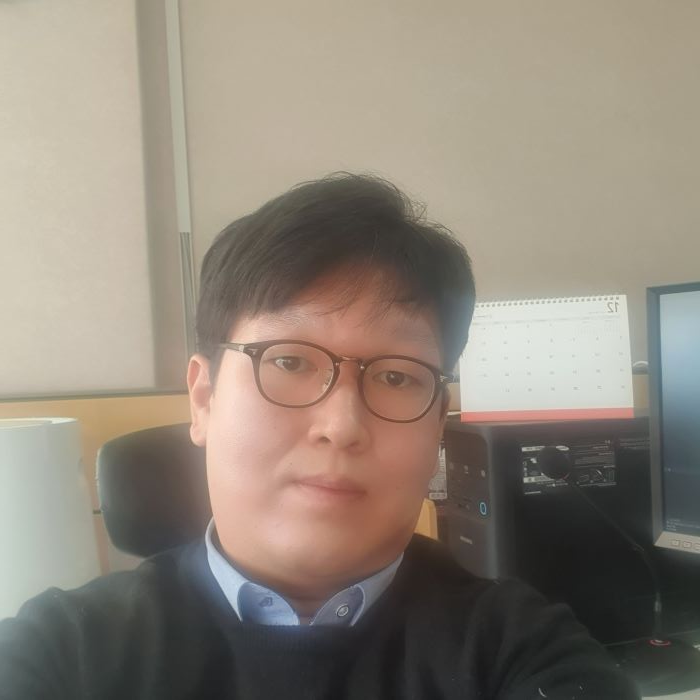
#> input picture image/my_face2.jpg, 700 x 700 px
$ python lib_detect.py
#> lines starting #> are read from the running program, lines starting #| are printed output that depends on the picture; after the words box and inside, x2 and y2 are one past the last pixel; in counts of white or black regions, pixels touching at a corner belong together
### util/CommUtils.py
import numpy as np, cv2

# 이미지 기울기 보정을 위한 함수
# 인자값1 : 원본이미지 / 인자값2 : 얼굴 중심 좌표 / 인자값3 : 양쪽 눈 중심좌표
# 결과값 : 보정된 이미지, 보정된 얼굴 중심 좌표
def doCorrectionImage(image, face_center, eye_centers):

    #양쪽 눈 좌표
    pt0, pt1 = eye_centers

    if pt0[0] > pt1[0]: pt0, pt1 = pt1, pt0

    # 두 좌표간 차분 계산
    dx, dy = np.subtract(pt1, pt0).astype(float)

    #역탄젠트로 기울기 계산
    angle = cv2.fastAtan2(dy, dx)

    # 계산된 기울기만큼 이미지 회전하기
    rot = cv2.getRotationMatrix2D(face_center, angle, 1)

    # 회전된 이미지를 원래 이미지 크기로 자르기
    size = image.shape[1::-1]

    # 보정된 이미지 생성
    correction_image = cv2.warpAffine(image, rot, size, cv2.INTER_CUBIC)

    # 눈 위치 보정
    eye_centers = np.expand_dims(eye_centers, axis=0)
    correction_centers = cv2.transform(eye_centers, rot)
    correction_centers = np.squeeze(correction_centers, axis=0)

    return correction_image, correction_centers

# 얼굴이미지로부터 상세 객체 탐지를 위한 함수
# 인자값1 : 얼굴 이미지 / 인자값2 : 얼굴 중심 좌표
# 결과값 : 윗머리, 귓밑머리, 입술, 얼굴 전체
def doDetectObject(face, center):
    w, h = face[2:4]
    center = np.array(center)

    # 얼굴영역 평균 비율
    # 얼굴 시작좌표 : 얼굴 증심으로부터 머리 시작좌표까지 평균 약 65%
    # 머리 끝 좌표 : 얼굴 증심으로부터 머리 끝좌표까지 평균 약 45%
    face_avg_rate = np.multiply((w,h), (0.45, 0.65))

    # 입술영역 평균 비율
    # 입술 시작좌표 : 입술 중심으로부터 얼굴높이의 평균 약 10%
    # 입술 끝 좌표 : 입술 증심으로부터 얼굴 너비의 평균 약 18%
    lib_avg_rate = np.multiply((w,h), (0.18, 0.1))

    # 얼굴 중심에서 머리 시작좌표로 이동
    pt1 = center - face_avg_rate

    # 얼굴 중심에서 머리 종료좌표로 이동
    pt2 = center + face_avg_rate

    # 얼굴 전체 영역
    face_all = roi(pt1, pt2-pt1)

    size = np.multiply(face_all[2:4], (1, 0.35))

    # 윗머리 영역
    face_up = roi(pt1, size)

    # 귀밑머리 영역
    face_down = roi(pt2-size, size)

    # 입술 중심 좌표(얼굴 중심의 약 30% 아래 위치함)
    lip_center = center + (0, h * 0.3)

    # 입술 중심에서 입술 시작좌표로 이동
    lip1 = lip_center - lib_avg_rate

    # 입술 중심에서 입술 끝좌표로 이동
    lip2 = lip_center + lib_avg_rate

    # 입술 영역
    lip = roi(lip1, lip2-lip1)

    return [face_up, face_down, lip, face_all]

# 이미지의 관심영역(ROI, Region of Interest)을 가져오기는 함수
# 인자값1 : 위치 / 인자값2 : 크기
# 결과값 : 영역 값
def roi(pt, size):
    return np.ravel([pt, size]).astype(int)

# 타원형으로 마스크 생성하는 함수
# 인자값1 : 원본 이미지 / 인자값2 : 세부 영역(윗머리, 귓밑머리, 입술, 얼굴 전체 중 하나)
# 인자값3 : 색상 / 인자값4 : 실선(사전 정의함)
# 결과값 : 타원형 마스크를 그린 이미지
# [15 lines left out: function draw_ellipse, not called in this run]

### lib_detect.py
# 생성한 CommUtils에 정의한 함수를 사용하기 위해 사용
from util.CommUtils import *

# 인식률을 높이기 위한 전처리
def preprocessing():
    # 분석하기 위한 이미지 불러오기
    image = cv2.imread("image/my_face2.jpg", cv2.IMREAD_COLOR)
#> image is the input picture: shape (700, 700, 3); mean B, G, R 121.1, 133.1, 142.7

    # 이미지가 존재하지 안으면, 에러 반환
    if image is None: return None, None

    # 이미지 크기 사이즈 변경하기
    image = cv2.resize(image, (700, 700))

    # 흑백사진으로 변경
    gray = cv2.cvtColor(image, cv2.COLOR_BGR2GRAY)
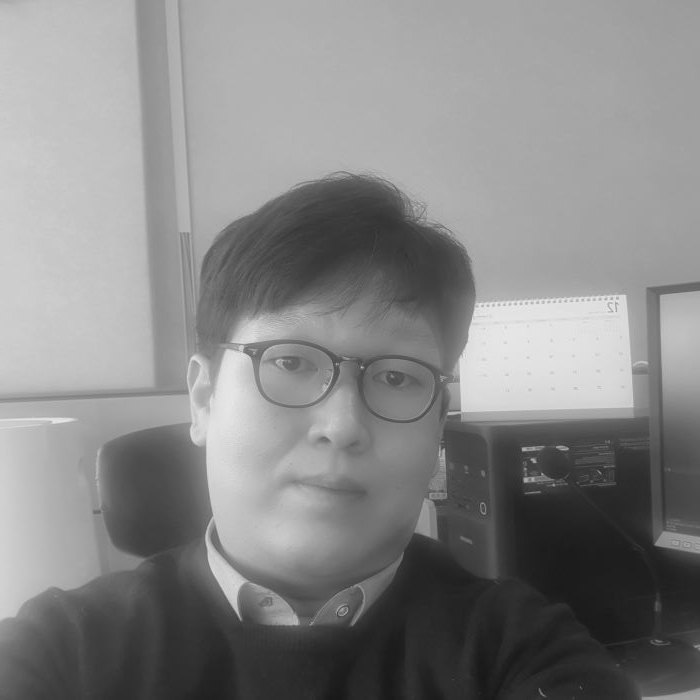
#> gray: shape (700, 700); min 23, max 236, mean 134.6

    # 변환한 흑백사진으로부터 히스토그램 평탄화
    gray = cv2.equalizeHist(gray)
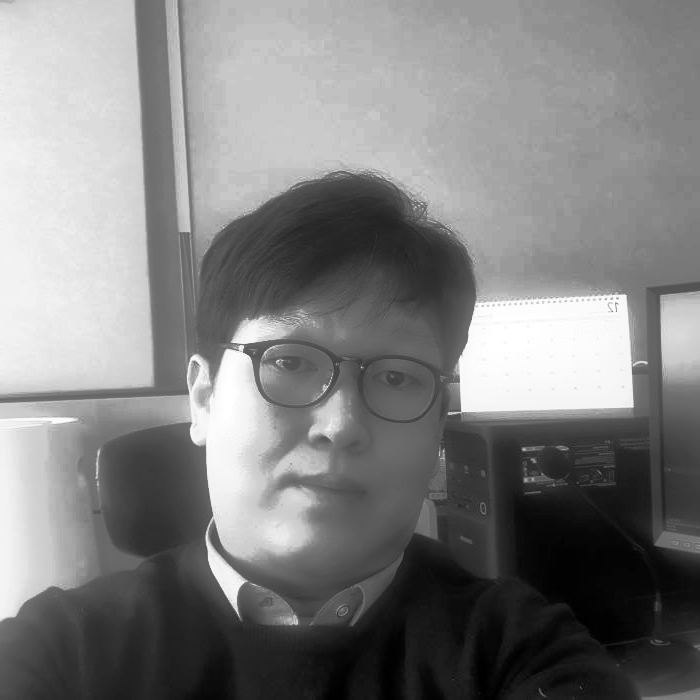
#> gray: shape (700, 700); min 0, max 255, mean 128.5

    return image, gray


# 학습된 얼굴 정면검출기 사용하기
face_cascade = cv2.CascadeClassifier("data/haarcascade_frontalface_alt2.xml")

# 학습된 눈 검출기 사용하기
eye_cascade = cv2.CascadeClassifier("data/haarcascade_eye_tree_eyeglasses.xml")

# 인식률을 높이기 위한 전처리 함수 호출
image, gray = preprocessing()  # 전처리

if image is None: raise Exception("영상 파일 읽기 에러")

# 얼굴 검출 수행(정확도 높이는 방법의 아래 파라미터를 조절함)
# 얼굴 검출은 히스토그램 평황화한 이미지 사용
# scaleFactor : 1.1
# minNeighbors : 인근 유사 픽셀 발견 비율이 2번 이상
# flags : 0 => 더이상 사용하지 않는 인자값
# 분석할 이미지의 최소 크기 : 가로 100, 세로 100
faces = face_cascade.detectMultiScale(gray, 1.1, 2, 0, (100, 100))
#> faces = [[171, 256, 301, 301]]

# 얼굴이 검출되었다면,
if faces.any():

    # 얼굴 위치 값을 가져오기
    x, y, w, h = faces[0]
#> x = 171; y = 256; w = 301; h = 301

    # 원본이미지로부터 얼굴영역 가져오기
    face_image = image[y:y + h, x:x + w]
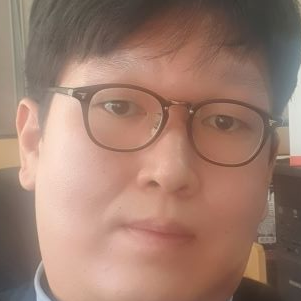
#> face_image: shape (301, 301, 3); mean B, G, R 110.1, 124.7, 157.8

    # 눈 검출 수행하기(정확도 높이는 방법의 아래 파라미터를 조절함)
    # 눈 검출은 얼굴 이미지 영역만 불러와 분석 수행
    # scaleFactor : 1.15
    # minNeighbors : 인근 유사 픽셀 발견 비율이 7번 이상
    # flags : 0 => 더이상 사용하지 않는 인자값
    # 분석할 이미지의 최소 크기 : 가로 25, 세로 20
    eyes = eye_cascade.detectMultiScale(face_image, 1.15, 7, 0, (25, 20))
#> eyes = [[96, 84, 45, 45], [199, 100, 47, 47]]

    # 눈을 찾을 수 있다면,
    if len(eyes) == 2:
        # 얼굴 가운데
        face_center = (x + w // 2.0, y + h // 2.0)  # 보정용 값(데이터 타입이 cv2.typing.Point2f 변경됨)
#> face_center = (321, 406)

        # 양쪽 눈 가운데 위치 값 가져오기
        eye_centers  = [[x+ex+ew//2, y+ey+eh//2] for ex,ey,ew,eh in eyes]
#> eye_centers = [[289, 362], [393, 379]]

        # 사진의 기울기 보정
        correction_image, correction_center = doCorrectionImage(image, face_center, eye_centers )
#> in doCorrectionImage, `pt0, pt1 = eye_centers`: pt0 = [289, 362]; pt1 = [393, 379]
#> in doCorrectionImage, `dx, dy = np.subtract(pt1, pt0).astype(float)`: dx = 104; dy = 17
#> in doCorrectionImage, `angle = cv2.fastAtan2(dy, dx)`: angle = 9.28
#> in doCorrectionImage, `rot = cv2.getRotationMatrix2D(face_center, angle, 1)`: rot = [[0.987, 0.161, -61.29], [-0.161, 0.987, 57.1]]
#> in doCorrectionImage, `correction_image = cv2.warpAffine(image, rot, size, cv2.INTER_CUBIC)`:
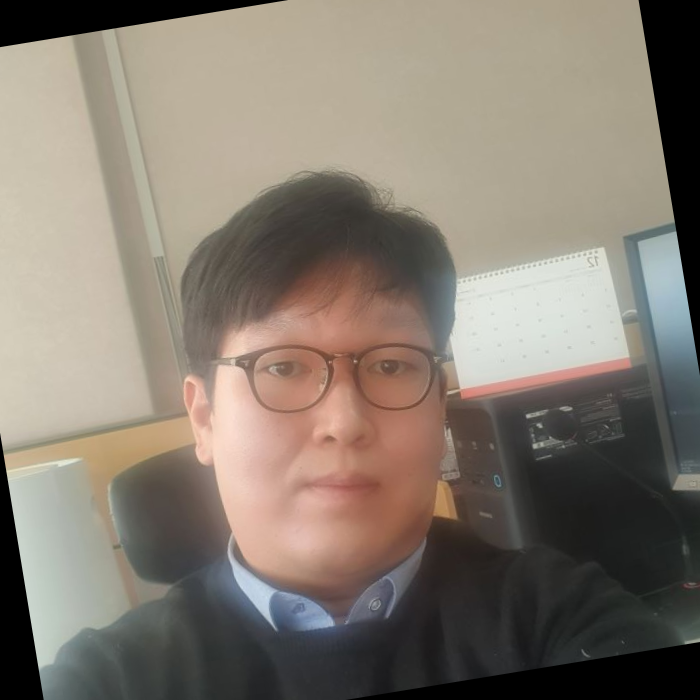
#> correction_image: shape (700, 700, 3); mean B, G, R 112.3, 123.3, 132.7
#> in doCorrectionImage, `eye_centers = np.expand_dims(eye_centers, axis=0)`: eye_centers = [[289, 362], [393, 379]]
#> in doCorrectionImage, `correction_centers = cv2.transform(eye_centers, rot)`: correction_centers = [[282, 368], [388, 368]]
#> correction_center = [[282, 368], [388, 368]]

        # 얼굴 상세 객체(윗머리, 귀밑머리, 입술) 찾기
        rois = doDetectObject(faces[0], face_center)
#> in doDetectObject, `w, h = face[2:4]`: w = 301
#> in doDetectObject, `center = np.array(center)`: center = [321, 406]
#> in doDetectObject, `face_avg_rate = np.multiply((w,h), (0.45, 0.65))`: face_avg_rate = [135.5, 195.7]
#> in doDetectObject, `lib_avg_rate = np.multiply((w,h), (0.18, 0.1))`: lib_avg_rate = [54.18, 30.1]
#> in doDetectObject, `pt1 = center - face_avg_rate`: pt1 = [185.5, 210.3]
#> in doDetectObject, `pt2 = center + face_avg_rate`: pt2 = [456.5, 601.6]
#> in doDetectObject, `face_all = roi(pt1, pt2-pt1)`: face_all = [185, 210, 270, 391]
#> in doDetectObject, `size = np.multiply(face_all[2:4], (1, 0.35))`: size = [270, 136.8]
#> in doDetectObject, `face_up = roi(pt1, size)`: face_up = [185, 210, 270, 136]
#> in doDetectObject, `face_down = roi(pt2-size, size)`: face_down = [186, 464, 270, 136]
#> in doDetectObject, `lip_center = center + (0, h * 0.3)`: lip_center = [321, 496.3]
#> in doDetectObject, `lip1 = lip_center - lib_avg_rate`: lip1 = [266.8, 466.2]
#> in doDetectObject, `lip2 = lip_center + lib_avg_rate`: lip2 = [375.2, 526.4]
#> in doDetectObject, `lip = roi(lip1, lip2-lip1)`: lip = [266, 466, 108, 60]
#> rois = [[185, 210, 270, 136], [186, 464, 270, 136], [266, 466, 108, 60], [185, 210, 270, 391]]

        # 얼굴 검출 사각형 그리기
        cv2.rectangle(correction_image, rois[0], (255, 0, 255), 2)  # 윗머리 영역
        cv2.rectangle(correction_image, rois[1], (255, 0, 255), 2)  # 귀밑머리 영역

        # 입술 검출 사각형 그리기
        cv2.rectangle(correction_image, rois[2], (255, 0, 0), 2)
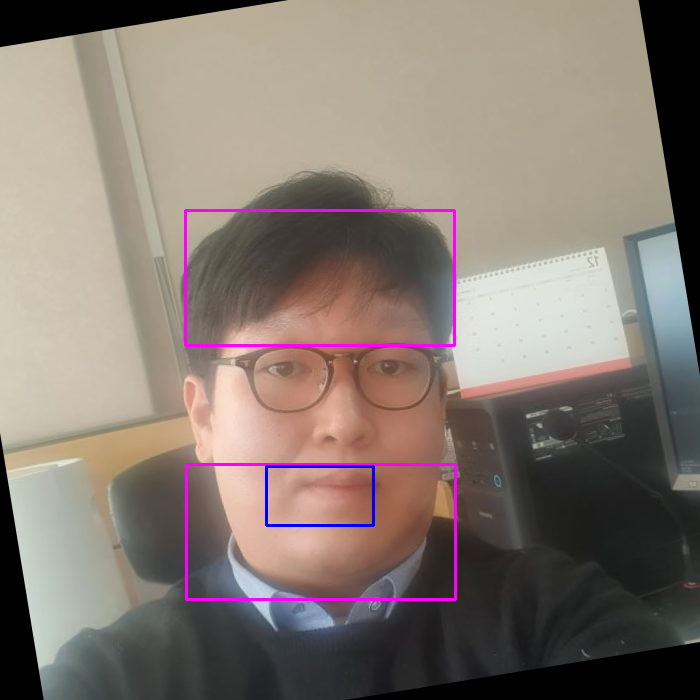
#> correction_image: shape (700, 700, 3); mean B, G, R 114, 121.9, 133.5

        # 보정된 눈 좌표 그리기
        cv2.circle(correction_image, tuple(correction_center[0]), 5, (0, 255, 0), 2)  # 보정 눈 좌표
#> correction_image: shape (700, 700, 3); 0.02% of pixels changed, all inside (x1, y1, x2, y2) = (276, 362, 289, 375)
        cv2.circle(correction_image, tuple(correction_center[1]), 5, (0, 255, 0), 2)  # 보정 눈 좌표
#> correction_image: shape (700, 700, 3); mean B, G, R 113.9, 121.9, 133.5

        # 보정된 얼굴 중심 그리기
        face_center = (x + w // 2, y + h // 2)  # 얼굴 중심 그리기 위한 얼굴 센터값 : Int 타입
        cv2.circle(correction_image, face_center, 3, (0, 0, 255), 2)  # 얼굴 중심 좌표
#> correction_image: shape (700, 700, 3); mean B, G, R 113.9, 121.9, 133.5

        cv2.imshow("MyFace_Edit", correction_image)

    else:
        print("눈 미검출")

else:
    print("얼굴 미검출")

# 입력받는 것 대기하기, 작성안하면, 결과창이 바로 닫힘
cv2.waitKey(0)

$ run again, with image/my_face.jpg copied over image/my_face2.jpg
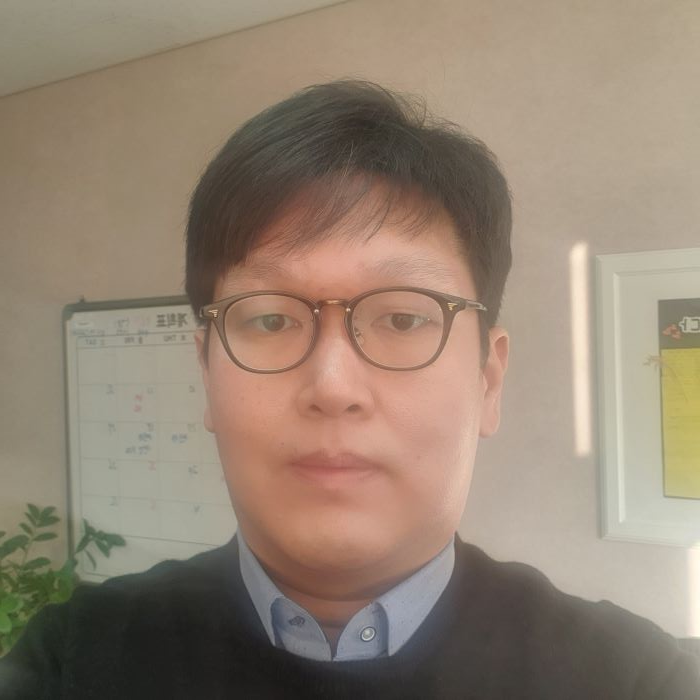
#> input picture image/my_face.jpg, 700 x 700 px
#> in preprocessing, image is the input picture: shape (700, 700, 3); mean B, G, R 114.4, 131.2, 147.6
#> faces = [[164, 190, 351, 351]]
#> `x, y, w, h = faces[0]`: x = 164; y = 190; w = 351
#> `face_image = image[y:y + h, x:x + w]`:
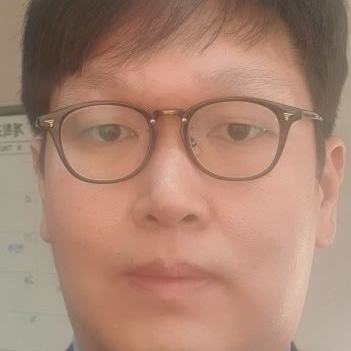
#> face_image: shape (351, 351, 3); mean B, G, R 114.9, 133.6, 170.8
#> eyes = [[82, 106, 56, 56], [210, 104, 55, 55]]
#> face_center = (339, 365)
#> `eye_centers  = [[x+ex+ew//2, y+ey+eh//2] for ex,ey,ew,eh in eyes]`: eye_centers = [[274, 324], [401, 321]]
#> in doCorrectionImage, `pt0, pt1 = eye_centers`: pt0 = [274, 324]; pt1 = [401, 321]
#> dx = 127; dy = -3
#> angle = 358.6
#> rot = [[1, -0.0236, 8.71], [0.0236, 1, -7.9]]
#> in doCorrectionImage, `eye_centers = np.expand_dims(eye_centers, axis=0)`: eye_centers = [[274, 324], [401, 321]]
#> correction_centers = [[275, 322], [402, 322]]
#> in doDetectObject, `w, h = face[2:4]`: w = 351
#> center = [339, 365]
#> face_avg_rate = [158, 228.2]
#> lib_avg_rate = [63.18, 35.1]
#> in doDetectObject, `pt1 = center - face_avg_rate`: pt1 = [181, 136.8]
#> pt2 = [497, 593.1]
#> face_all = [181, 136, 315, 456]
#> in doDetectObject, `size = np.multiply(face_all[2:4], (1, 0.35))`: size = [315, 159.6]
#> face_up = [181, 136, 315, 159]
#> face_down = [181, 433, 315, 159]
#> lip_center = [339, 470.3]
#> lip1 = [275.8, 435.2]
#> lip2 = [402.2, 505.4]
#> lip = [275, 435, 126, 70]
#> rois = [[181, 136, 315, 159], [181, 433, 315, 159], [275, 435, 126, 70], [181, 136, 315, 456]]
#> `cv2.rectangle(correction_image, rois[2], (255, 0, 0), 2)`:
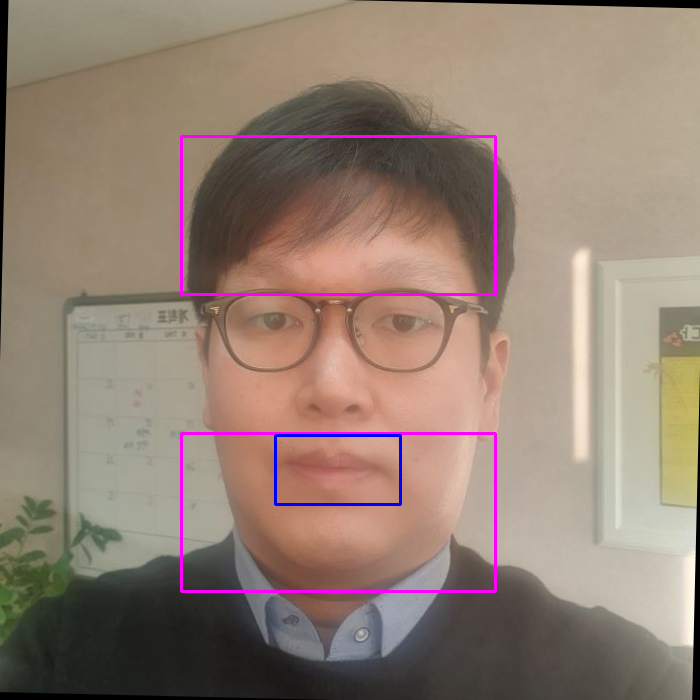
#> correction_image: shape (700, 700, 3); mean B, G, R 115.2, 128, 147
